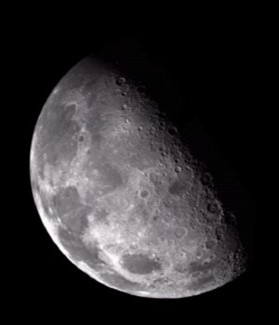
#> input picture 중간과제/img/moon2.jpg, 279 x 325 px, found by its file name
$ python test.py   (older library calls are emulated)
#> lines starting #> are read from the running program, lines starting #| are printed output that depends on the picture
import cv2
import numpy as np
from matplotlib import pyplot as plt

# a
# 원본 이미지 불러오기
# img = cv2.imread('c:/data/lena.jpg', cv2.IMREAD_GRAYSCALE) # lena 사진
img = cv2.imread('c:/data/moon2.jpg', cv2.IMREAD_GRAYSCALE) # 달 사진
#> img: shape (325, 279); min 0, max 255, mean 44.5
# img = cv2.resize(img, (350, 350)) # 사진 크기 조절

cv2.imshow('a', img) # 원본 출력

# 원본에 가우시안 흐림 처리
blur_g = cv2.GaussianBlur(img, ksize=(3, 3), sigmaX=0.0)

# b
# 라플라시안 함수 사용
# 원본에 라플라시안 바로 적용, 블러 처리한 이미지 보다 미분 오차 증가
laplacian = cv2.Laplacian(img, cv2.CV_8U)
# [9 lines of commented-out code are left out]
laplacian_kernel = np.array([[0, 1, 0],
                      [1, -4, 1],
                      [0, 1, 0]])
laplacian2 = cv2.filter2D(img, cv2.CV_8U, laplacian_kernel)
cv2.imshow('b', laplacian) # 라플라시안 적용된 이미지 출력
# cv2.imshow('b2', laplacian2)

# c
# 원본 - 라플라시안
Mlaplacian = cv2.subtract(img, laplacian)
Mlaplacian2 = cv2.subtract(img, laplacian2)
cv2.imshow('c', Mlaplacian)
# cv2.imshow('c2', Mlaplacian2)

# d
# 원본에 소벨 필터 적용
# opencv 함수 이용한 소벨 필터 적용
sobelx = cv2.Sobel(img, cv2.CV_32F, 1, 0, ksize=3) # x 축 미분
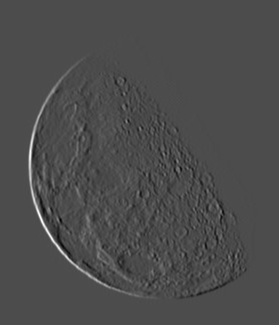
#> sobelx: shape (325, 279) float32; min -353, max 822, mean 0; drawn with min black and max white
sobely = cv2.Sobel(img, cv2.CV_32F, 0, 1, ksize=3) # y 축 미분
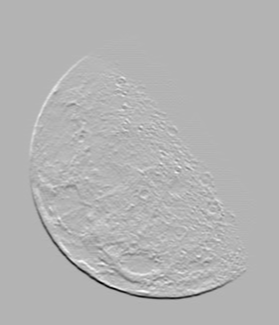
#> sobely: shape (325, 279) float32; min -822, max 343, mean 0; drawn with min black and max white

# 직접 구현한 소벨 필터 적용
# sobelx_kernel = np.array([[-1, 0, 1],
#                    [-2, 0, 2],
#                    [-1, 0, 1]])
# sobely_kernel = np.array([[-1, -2, -1],
#                    [0, 0, 0],
#                    [1, 2, 1]])
# sobelx2 = cv2.filter2D(img, cv2.CV_32F, sobelx_kernel)
# sobely2 = cv2.filter2D(img, cv2.CV_32F, sobely_kernel)

mag = cv2.magnitude(sobelx, sobely) # 2D 백터의 크기 계산
# mag2 = cv2.magnitude(sobelx2, sobely2)
sobel = cv2.normalize(mag, None, 0, 255, cv2.NORM_MINMAX, dtype=cv2.CV_8U) # 정규화
# sobel2 = cv2.normalize(mag2, None, 0, 255, cv2.NORM_MINMAX, dtype=cv2.CV_8U)
cv2.imshow('d', sobel)
# cv2.imshow('d2', sobel2)

# e 소벨 필터 적용된 이미지를 평균 블러 처리, 5x5
# opencv 함수 이용
sobel_blur = cv2.blur(sobel, ksize=(5, 5))
cv2.imshow('e', sobel_blur)

# 직접 구현
avg_kernel = np.ones((5,5),np.float32)/25
sobel_blur2 = cv2.filter2D(sobel, -1, avg_kernel) # -1은 입력된 영상과 동일한 타입으로 출력
# cv2.imshow('e', sobel_blur)
# cv2.imshow('e2', sobel_blur2)

# f
# 원본과 합칠 이미지 생성
# 라플라시안 필터와 소벨 필터로부터 얻은 이미지의 가중치를 곱하고 gamma를 더한다
mask = cv2.addWeighted(Mlaplacian, 0.5, sobel_blur, 0.5, -50)
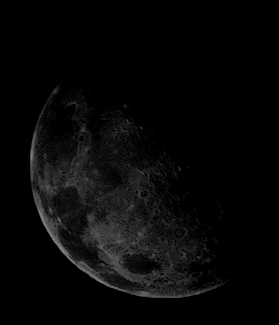
#> mask: shape (325, 279); min 0, max 134, mean 7.5
cv2.imshow('f', mask)

# g
# 원본과 필터 이미지 합치기
sharp = cv2.add(img, mask)
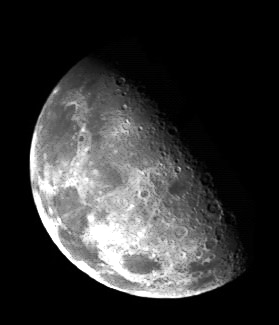
#> sharp: shape (325, 279); min 0, max 255, mean 51.2
cv2.imshow('g', sharp)

# h
# power law 적용 공식: C * r**y
y = [0.5, 1.5, 2.5, 4.0] # 감마 값, 클 수록 어둡다, 낮을 수록 밝다
for i in range(len(y)):
    result = np.array(255*(sharp/255)**y[i], dtype='uint8') # dtype='uint8' 고정
    cv2.imshow(f'h{i}', result) # 개선된 이미지
#> this loop made 4 passes
#> pass 3, `result = np.array(255*(sharp/255)**y[i], dtype='uint8') # dtype='uint8..`:
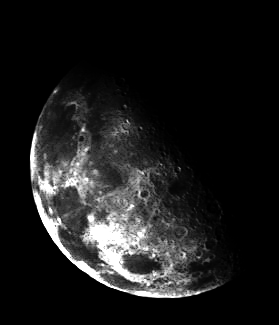
#> result: shape (325, 279); min 0, max 255, mean 27.8

result = np.array(255*(sharp/255)**y[1], dtype='uint8')
img_cal = cv2.calcHist(images=[img], channels=[0], mask=None, histSize=[64], ranges=[0, 256])
#> img_cal = 64 values, max 53717 at index 0, min 37 at index 63, mean 1416.8
result_cal = cv2.calcHist(images=[result], channels=[0], mask=None, histSize=[64], ranges=[0, 256])
#> result_cal = 64 values, max 56745 at index 0, min 101 at index 59, mean 1416.8

# 히스토그램 평활화
# 필터를 이용해 개선한 영상과 어떤 차이가 있는지 비교하기 위해서 사용함
# 칼라이미지를 사용할 경우 주석처리
hist = cv2.equalizeHist(img)
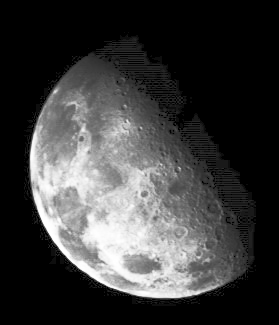
#> hist: shape (325, 279); min 0, max 255, mean 60.2
hist_cal = cv2.calcHist(images=[hist], channels=[0], mask=None, histSize=[64], ranges=[0, 256])
#> hist_cal = 64 values, max 48275 at index 0, min 0 at index 1, mean 1416.8

cv2.imshow('equalizeHist(a)', hist ) # 칼라 이미지일 경우 주석처리
cv2.imshow('h', result)

fig, ax = plt.subplots(1, 3, figsize=(10, 5))

ax[0].plot(img_cal, color='r')
ax[1].plot(hist_cal, color='b') # 칼라 이미지일 경우 주석 처리
ax[2].plot(result_cal, color='g')
plt.show()
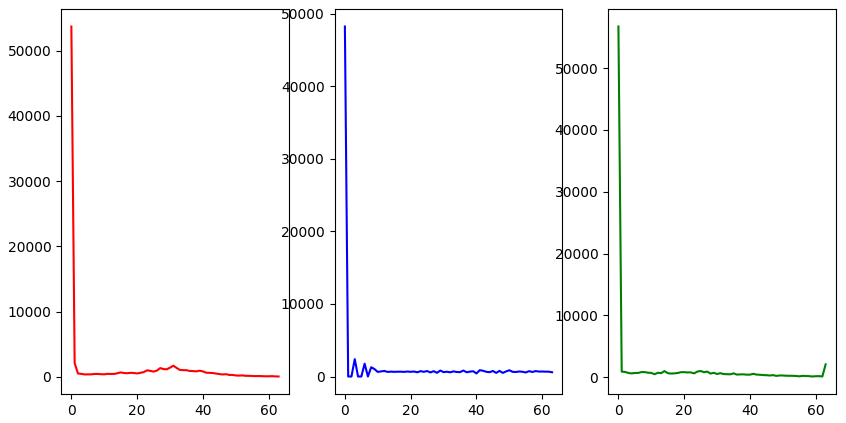
#> figure drawn by matplotlib, 3 panels; panel 1: curve peaks at x = 0, y = 53717; panel 2: curve peaks at x = 0, y = 48275; panel 3: curve peaks at x = 0, y = 56745

cv2.waitKey()
cv2.destroyAllWindows()
